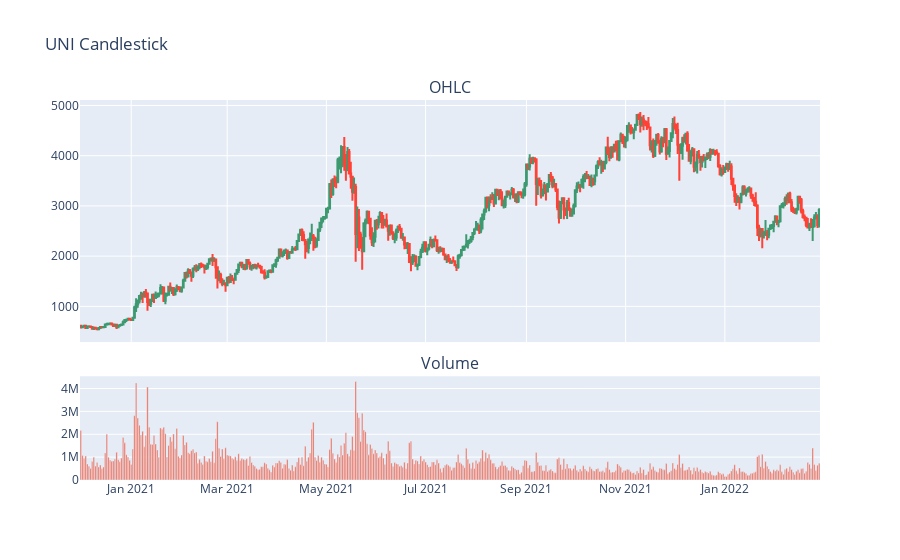

The notebook cell saved with this chart:
### Code cell
from plotly.subplots import make_subplots
def get_candle_plot(df, title):
	fig = make_subplots(rows=2, cols=1, shared_xaxes=True, 
               vertical_spacing=0.09, subplot_titles=('OHLC', 'Volume'), 
               row_width=[0.3, 0.7])

	fig.add_trace(go.Candlestick(x=df.index,
								open=df['Open'],
								high=df['High'],
								low=df['Low'],
								close=df['Close'], 
								showlegend=False), 
					row=1, col=1)

	fig.add_trace(go.Bar(x=df.index, y=df['Volume'], showlegend=False),
                  row=2, col=1)

	fig.update_layout(title=title)

	fig.update(layout_xaxis_rangeslider_visible=False)

	return fig
get_candle_plot(get_candle(df, 'ETH', '1d'), 'UNI Candlestick')

### Figure 1 — Plotly figure (JSON) as saved in the notebook; plotly's stock layout.template omitted (floating-point values rounded to 4 significant figures; data arrays with more than 128 entries replaced by an {"elided": "..."} marker saying what was removed)
{"data": [{"close": {"elided": "455 float values"}, "high": {"elided": "455 float values"}, "low": {"elided": "455 float values"}, "open": {"elided": "455 float values"}, "showlegend": false, "type": "candlestick", "x": {"elided": "455 str values"}, "xaxis": "x", "yaxis": "y"}, {"showlegend": false, "type": "bar", "x": {"elided": "455 str values"}, "xaxis": "x2", "y": {"elided": "455 float values"}, "yaxis": "y2"}], "layout": {"annotations": [{"font": {"size": 16}, "showarrow": false, "text": "OHLC", "x": 0.5, "xanchor": "center", "xref": "paper", "y": 1, "yanchor": "bottom", "yref": "paper"}, {"font": {"size": 16}, "showarrow": false, "text": "Volume", "x": 0.5, "xanchor": "center", "xref": "paper", "y": 0.273, "yanchor": "bottom", "yref": "paper"}], "title": {"text": "UNI Candlestick"}, "xaxis": {"anchor": "y", "domain": [0, 1], "matches": "x2", "rangeslider": {"visible": false}, "showticklabels": false}, "xaxis2": {"anchor": "y2", "domain": [0, 1]}, "yaxis": {"anchor": "x", "domain": [0.363, 1]}, "yaxis2": {"anchor": "x2", "domain": [0, 0.273]}}}
